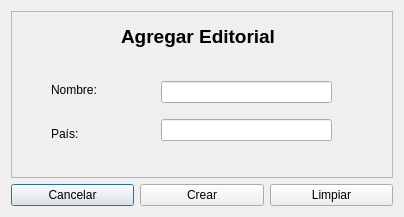
<?xml version="1.0" encoding="UTF-8"?>
<ui version="4.0">
 <class>Dialog</class>
 <widget class="QDialog" name="Dialog">
  <property name="windowModality">
   <enum>Qt::WindowModal</enum>
  </property>
  <property name="geometry">
   <rect>
    <x>0</x>
    <y>0</y>
    <width>404</width>
    <height>217</height>
   </rect>
  </property>
  <property name="windowTitle">
   <string>Crear Editorial</string>
  </property>
  <layout class="QGridLayout" name="gridLayout">
   <item row="1" column="0" colspan="3">
    <widget class="QFrame" name="Crearlibro">
     <property name="frameShape">
      <enum>QFrame::StyledPanel</enum>
     </property>
     <property name="frameShadow">
      <enum>QFrame::Raised</enum>
     </property>
     <widget class="QLabel" name="label_9">
      <property name="geometry">
       <rect>
        <x>110</x>
        <y>10</y>
        <width>161</width>
        <height>31</height>
       </rect>
      </property>
      <property name="font">
       <font>
        <pointsize>14</pointsize>
        <weight>75</weight>
        <bold>true</bold>
       </font>
      </property>
      <property name="text">
       <string>Agregar Editorial</string>
      </property>
     </widget>
     <widget class="QWidget" name="layoutWidget">
      <property name="geometry">
       <rect>
        <x>150</x>
        <y>60</y>
        <width>171</width>
        <height>81</height>
       </rect>
      </property>
      <layout class="QVBoxLayout" name="verticalLayout">
       <item>
        <widget class="QLineEdit" name="texto_nombre"/>
       </item>
       <item>
        <widget class="QLineEdit" name="texto_pais"/>
       </item>
      </layout>
     </widget>
     <widget class="QWidget" name="layoutWidget">
      <property name="geometry">
       <rect>
        <x>40</x>
        <y>60</y>
        <width>101</width>
        <height>81</height>
       </rect>
      </property>
      <layout class="QGridLayout" name="gridLayout_2">
       <item row="0" column="0">
        <widget class="QLabel" name="label">
         <property name="text">
          <string>Nombre:</string>
         </property>
        </widget>
       </item>
       <item row="1" column="0">
        <widget class="QLabel" name="label_3">
         <property name="text">
          <string>País:</string>
         </property>
        </widget>
       </item>
      </layout>
     </widget>
    </widget>
   </item>
   <item row="2" column="0">
    <widget class="QPushButton" name="boton_cancelar">
     <property name="text">
      <string>Cancelar</string>
     </property>
    </widget>
   </item>
   <item row="2" column="1">
    <widget class="QPushButton" name="boton_crear">
     <property name="text">
      <string>Crear</string>
     </property>
    </widget>
   </item>
   <item row="2" column="2">
    <widget class="QPushButton" name="boton_limpiar">
     <property name="text">
      <string>Limpiar</string>
     </property>
    </widget>
   </item>
  </layout>
 </widget>
 <resources/>
 <connections/>
</ui>
